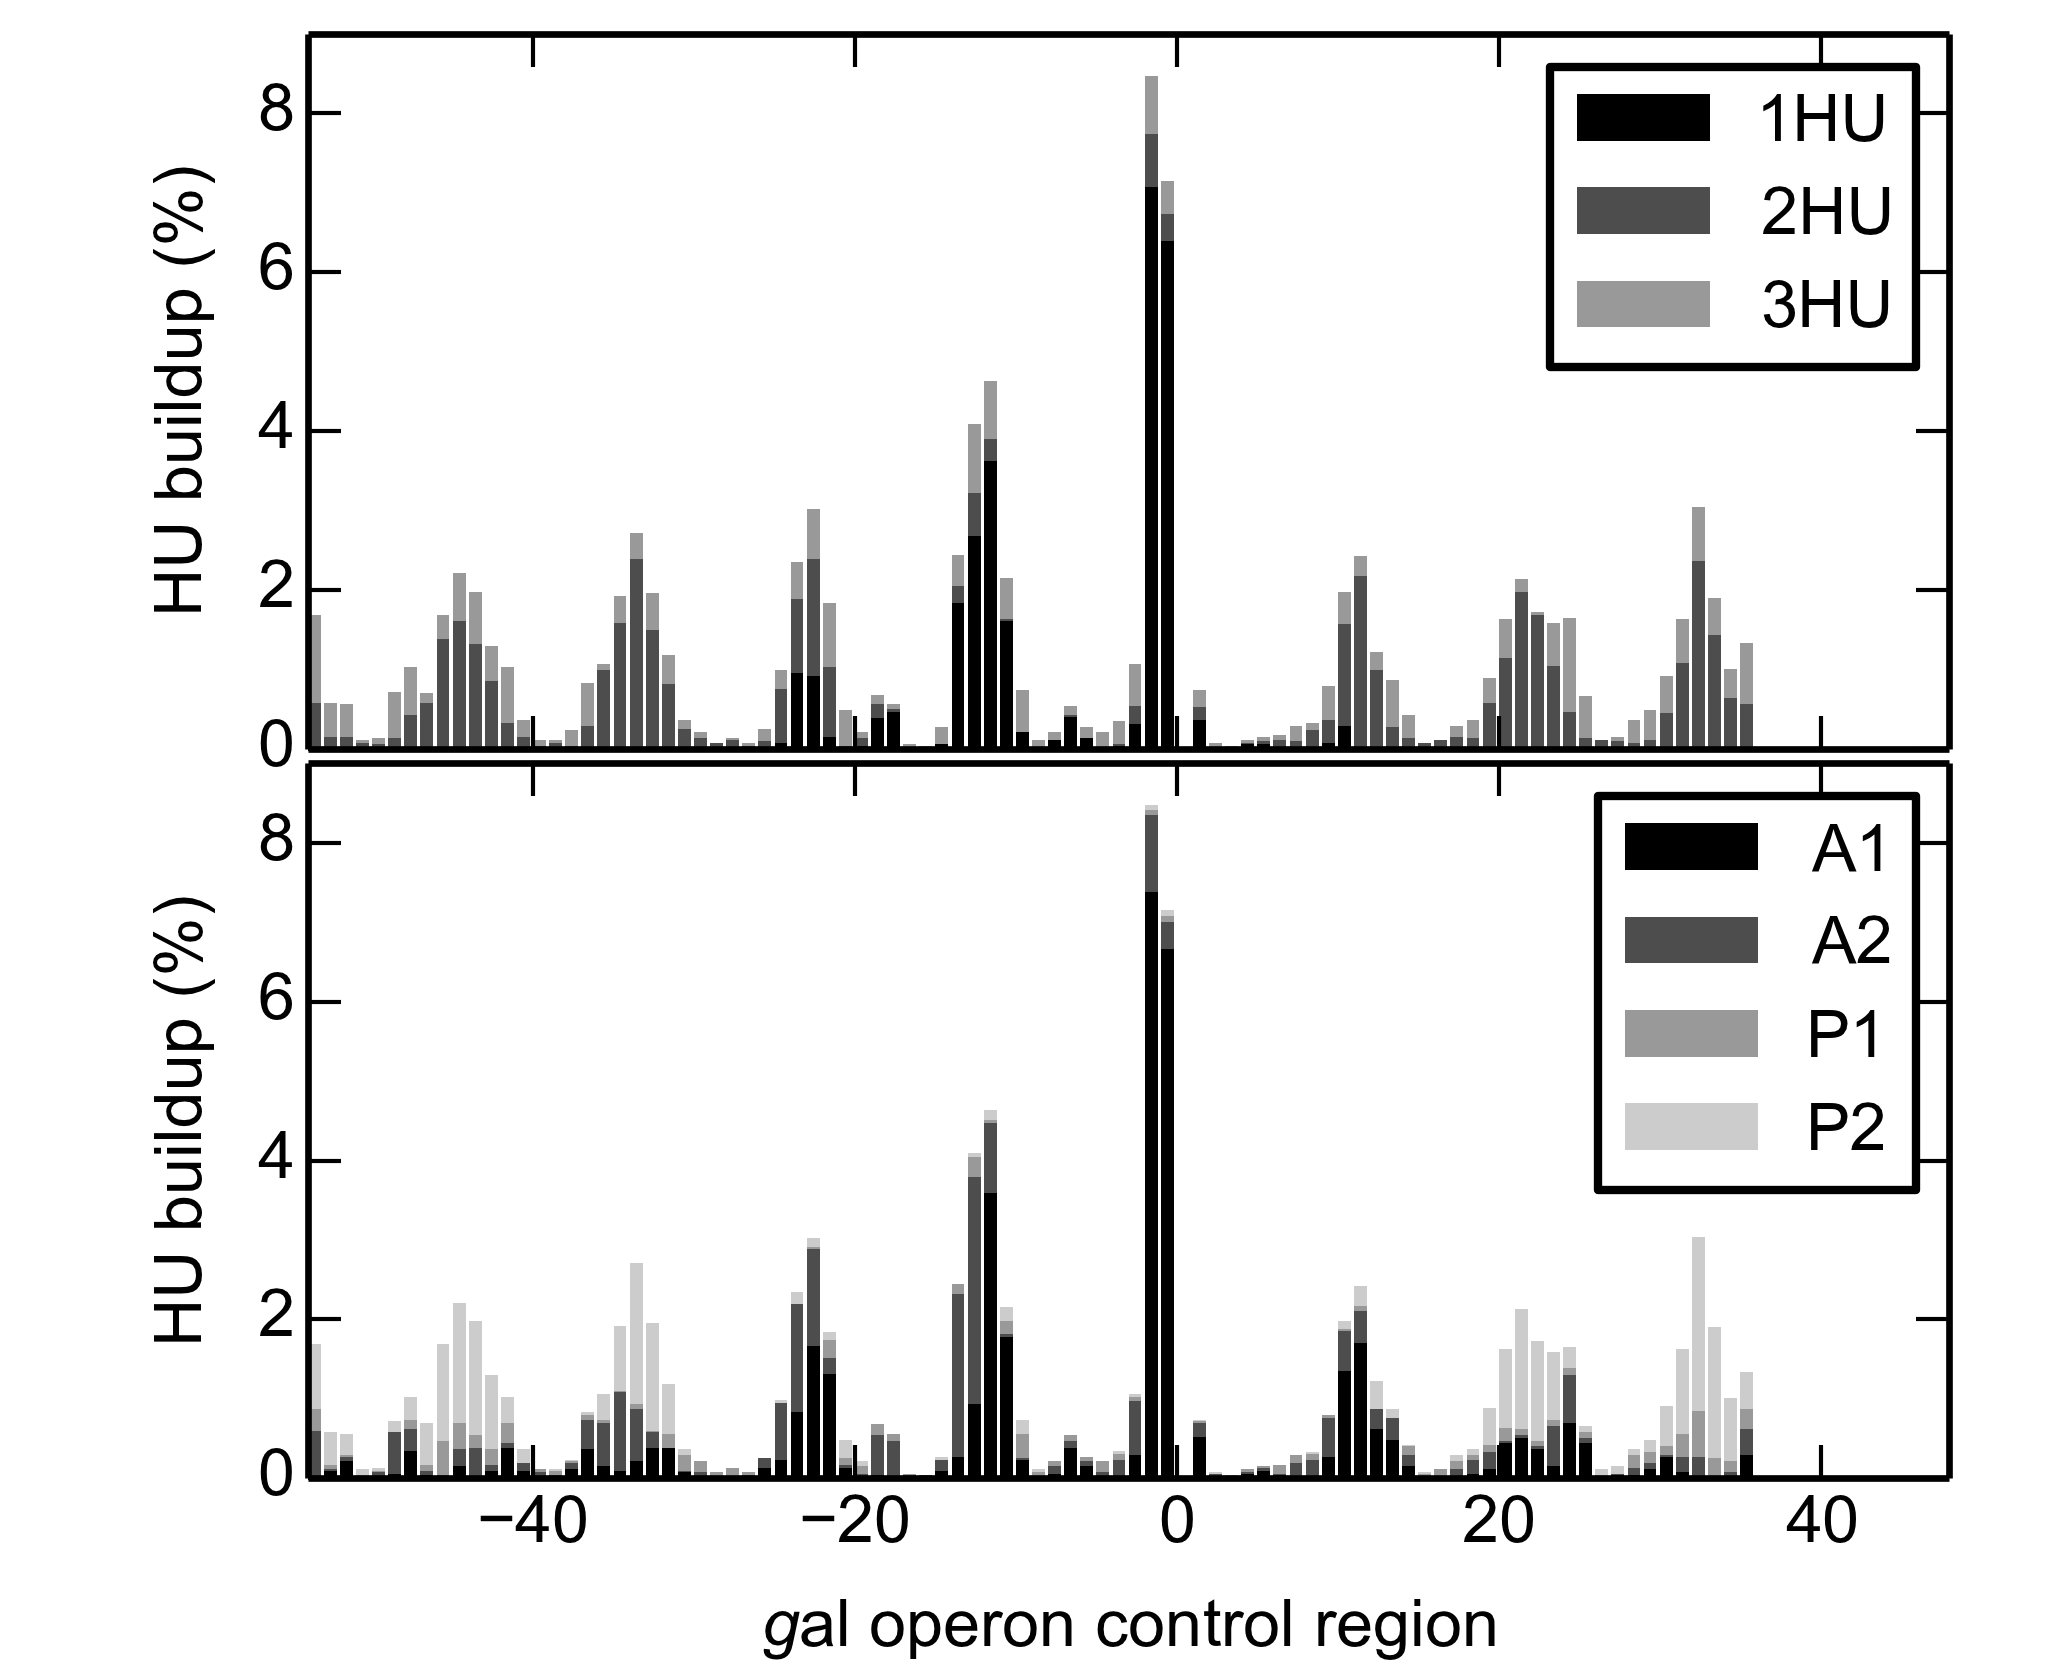

Write the Python code that produced this figure.
#import csv
from matplotlib.pyplot import *
import pandas as pd
import matplotlib.gridspec as gridspec

fig=figure(figsize=(3.42,2.8),dpi=600) #is in control
#fig={'figsize':(3.42,5),'dpi':600} #is not in control
font = {'family':'Arial','weight':'normal','size':7} #is in control
rc('font', **font)
#rc('figure',**fig)
gs1 = gridspec.GridSpec(2, 1)
gs1.update(left=0.15, right=0.95,top=0.98, bottom=0.12, wspace=0.05,hspace=0.02)
ax1=subplot(gs1[0, :])
ax2=subplot(gs1[1, :])

rcParams.update({'font.size': 8,
			     'backend': 'pdf',
			     'axes.labelsize':  8,
			     'text.fontsize':   8,
			     'legend.fontsize': 8,
			     'xtick.labelsize': 8,
			     'ytick.major.pad': 2,
			     'xtick.major.pad': 2,
			     'ytick.labelsize': 8,
'axes.linewidth': .8,
			     'lines.linewidth': .1,
			     'mathtext.fontset': 'custom',
			     'mathtext.default': "regular",
			     'mathtext.rm': "Arial",
			     'mathtext.it': "Arial:italic",
			     'font.sans-serif': "Arial",
			     'font.family': "Arial",
			     'font.style': 'normal',
			     'text.usetex': False,
			     'savefig.dpi': 600,
			     'figure.dpi': 600})

filename="C:\Users\honey66clover\Desktop\Weijuan\DNA\HU\sample pictures2\s7\hu binding position.csv" 
df=pd.read_table(filename,sep=',')
#print df
x=df['HU_center']
HU1=df['1 HU']
HU2=df['2 HU']
HU3=df['3 HU']
A1=df['A1']
A2=df['A2']
P1=df['P1']
P2=df['P2']
p1=ax1.bar(x,HU1,color='0',label='1HU',linewidth=0)
p2=ax1.bar(x,HU2,color='0.3',bottom=HU1,label='2HU',linewidth=0)
p3=ax1.bar(x,HU3,color='0.6',bottom=HU1+HU2,label='3HU',linewidth=0)
pA1=ax2.bar(x,A1,color='0',label='A1',linewidth=0)
pA2=ax2.bar(x,A2,color='0.3',bottom=A1,label='A2',linewidth=0)
pP1=ax2.bar(x,P1,color='0.6',bottom=A1+A2,label='P1',linewidth=0)
pP2=ax2.bar(x,P2,color='0.8',bottom=A1+A2+P1,label='P2',linewidth=0)
#title('probabilities of different shapes for 1per50')
#legend((p21[0],p22[0],p31[0],p32[0],p33[0]),('2HU even','2HU uneven','3HU equilateral','3HU isosceles','3HU scalene'))
#legend(bbox_to_anchor=(1.05, 1), loc=2, borderaxespad=0.,prop={'size':10})
#legend(bbox_to_anchor=(0., 0, 1, .102), loc=3,ncol=5, mode="expand",borderaxespad=0.)
majorLocator   = MultipleLocator(2)
majorFormatter = FormatStrFormatter('%d')
ax1.yaxis.set_major_locator(majorLocator)
ax1.yaxis.set_major_formatter(majorFormatter)
ax2.yaxis.set_major_locator(majorLocator)
ax2.yaxis.set_major_formatter(majorFormatter)

#xlabels=['','','','','-50','','','','','','','','','','-40','','','','','','','','','','-30','','','','','','','','','','-20','','','','','','','','','','-10','','','','','-5','','','','','1','','','','','','','','','10','','','','','15','','','','','20','','','','','25','','','','','30','','','','','35','','','','','40','','','','','','','','','','50']
#ax2.set_xticklabels(xlabels,fontsize=7)

ax1.legend(bbox_to_anchor=(0., 1, 1, 0.), loc=1)
ax2.legend(bbox_to_anchor=(0., 1, 1, 0),loc=1)
#fig.legend((p21,p31,p22,p32,p4,p33),('2HU even','3HU equilateral','2HU uneven','3HU isosceles','\t','3HU scalene'), bbox_to_anchor=(0., 0.2, 1, -0.),loc=4,borderpad=0.2,handletextpad=0.)
setp(ax1.get_xticklabels(),visible=False)
ax1.set_xlim((-54,48))
ax2.set_xlim((-54,48))
ax2.set_xlabel(r'$\mathit{g}$'+'al operon control region',fontsize=8)
ax1.set_ylabel('HU buildup (%)',fontsize=8)
ax2.set_ylabel('HU buildup (%)',fontsize=8)
savefig('C:\Users\honey66clover\Desktop\Weijuan\DNA\HU\sample pictures2\s7\s7.1.png',dpi=600)